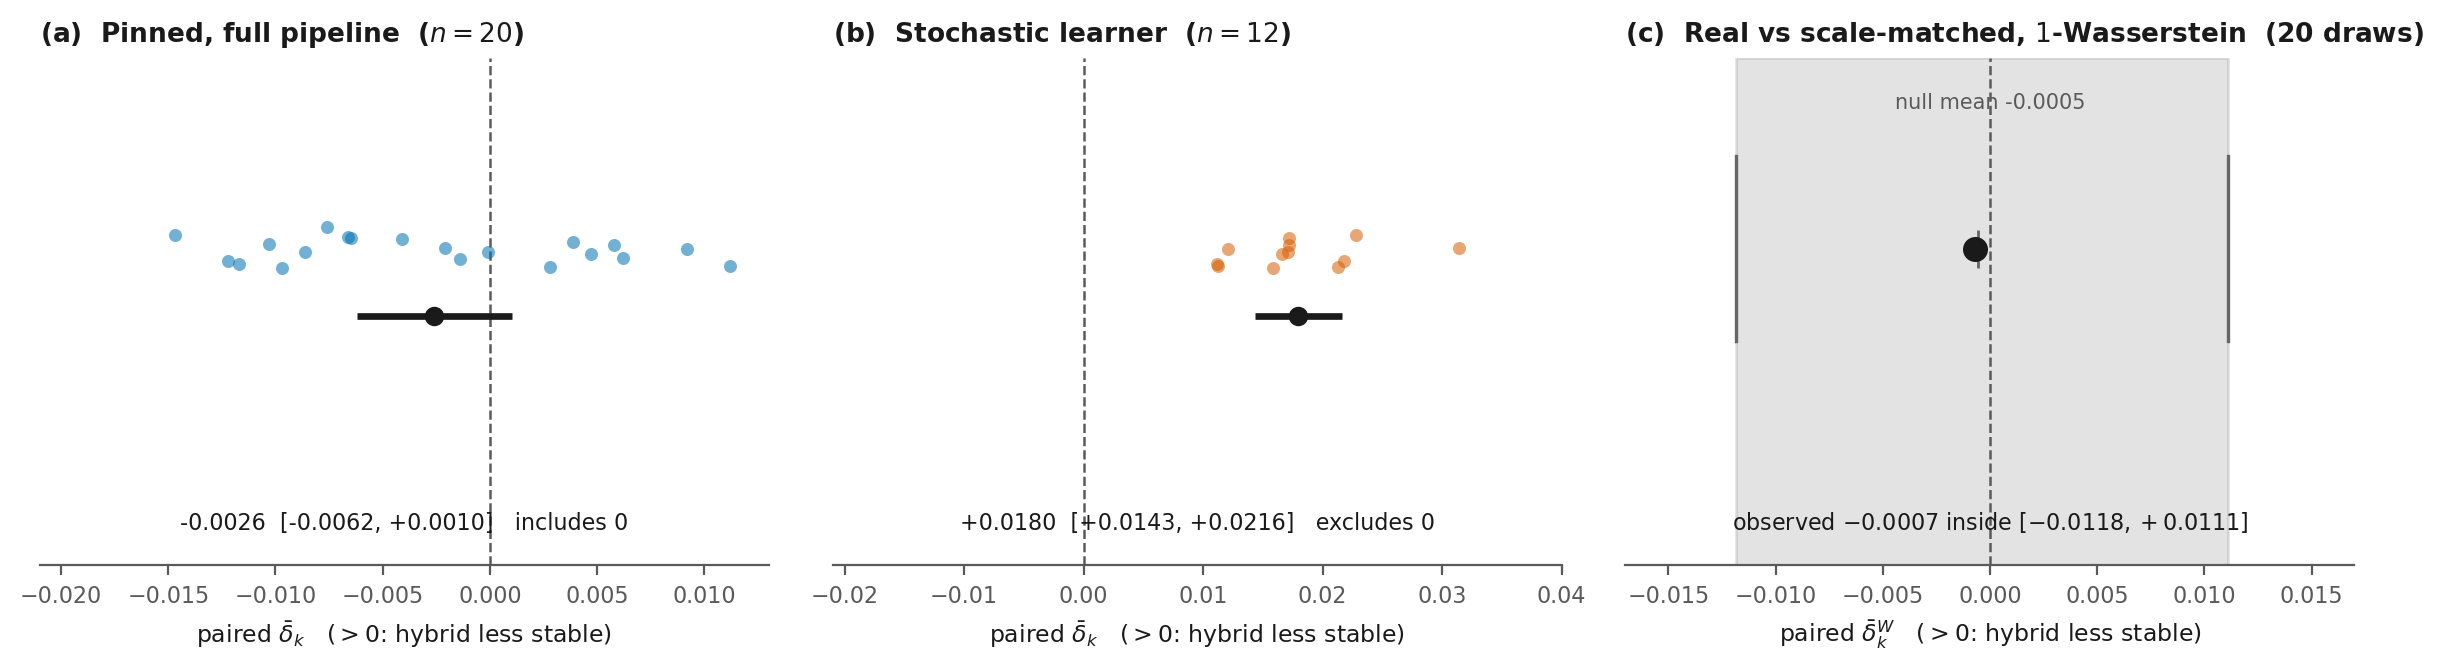

This figure's Python source:
"""Quantlet F3_refit_level_results

The results that carry the paper's inference, in one figure. The panel this
replaces put BH-ranked flagged fractions at the centre, but the paper states those
per-feature flags have no direct inferential interpretation -- so the figure was
foregrounding the one object the text tells the reader not to weight.

Three panels, each an object the paper does act on:

  (a) the twenty full-pipeline replicates under the PINNED learner -- the primary
      estimand; its t-interval includes zero;
  (b) the twelve paired refits under the STOCHASTIC learner -- a different learner
      specification, whose interval excludes zero in the destabilizing direction;
  (c) the real hybrid against the attribution-scale-matched surrogate, read against
      the null built for that contrast's own 550-vs-1,189 geometry.

Read together: no specification supports a stabilization gain, and the apparent
positive under scale-sensitive estimators sits at the centre of its matched null.

Palette: Okabe-Ito subset (worst pairwise CVD separation 11.2 OKLab dE).

Datafile(s): seed_sensitivity.csv, refit_level_inference.csv,
             null_band_scalematched.csv  (all shipped in this folder)
Output:      F3_refit_level_results.pdf, .png
"""
from pathlib import Path

import matplotlib
matplotlib.use("Agg")
import matplotlib.pyplot as plt
import numpy as np
import pandas as pd
from scipy import stats

BLUE, ORANGE, GREY, INK, MUTED = "#0072B2", "#D55E00", "#666666", "#1A1A1A", "#5A5A5A"
HERE = Path(__file__).resolve().parent


def _interval(x):
    n = len(x)
    m, sd = float(np.mean(x)), float(np.std(x, ddof=1))
    se = sd / np.sqrt(n)
    t = float(stats.t.ppf(0.975, n - 1))
    return m, m - t * se, m + t * se


def _dots(ax, x, colour, label, y=0.0):
    m, lo, hi = _interval(x)
    rng = np.random.default_rng(3)
    ax.scatter(x, y + rng.uniform(-0.055, 0.055, len(x)), s=22, color=colour,
               alpha=0.55, zorder=3, linewidths=0)
    ax.plot([lo, hi], [y - 0.16, y - 0.16], color=INK, lw=2.4, zorder=4,
            solid_capstyle="butt")
    ax.plot([m], [y - 0.16], "o", ms=6, color=INK, zorder=5)
    excl = "excludes 0" if (lo > 0 or hi < 0) else "includes 0"
    ax.text(0.5, 0.06, f"{m:+.4f}  [{lo:+.4f}, {hi:+.4f}]   {excl}",
            transform=ax.transAxes, ha="center", va="bottom",
            fontsize=8, color=INK)
    return m, lo, hi


def main():
    matplotlib.rcParams.update({"font.family": "DejaVu Sans", "pdf.fonttype": 42,
                                "ps.fonttype": 42})
    seed = pd.read_csv(HERE / "seed_sensitivity.csv")
    refit = pd.read_csv(HERE / "refit_level_inference.csv")
    band = pd.read_csv(HERE / "null_band_scalematched.csv").iloc[0]

    fig, axes = plt.subplots(1, 3, figsize=(12.0, 3.5))

    # (a) pinned full-pipeline replicates
    ax = axes[0]
    _dots(ax, seed.mean_delta.values, BLUE, "pinned")
    ax.set_title(f"(a)  Pinned, full pipeline  ($n = {len(seed)}$)", fontsize=9.5,
                 weight="bold", color=INK, loc="left")

    # (b) stochastic learner refits
    ax = axes[1]
    _dots(ax, refit.mean_delta.values, ORANGE, "stochastic")
    ax.set_title(f"(b)  Stochastic learner  ($n = {len(refit)}$)", fontsize=9.5,
                 weight="bold", color=INK, loc="left")

    # (c) real vs scale-matched, against its own-geometry null
    ax = axes[2]
    lo, hi, mu = float(band.md_lo), float(band.md_hi), float(band.md_mean)
    ax.axvspan(lo, hi, color=GREY, alpha=0.18, zorder=1)
    ax.plot([lo, lo], [-0.22, 0.22], color=GREY, lw=1.2, zorder=2)
    ax.plot([hi, hi], [-0.22, 0.22], color=GREY, lw=1.2, zorder=2)
    ax.plot([mu], [0.0], "|", ms=14, color=GREY, zorder=3)
    ax.plot([-0.0007], [0.0], "o", ms=8, color=INK, zorder=5)
    ax.text(0.5, 0.06,
            f"observed $-0.0007$ inside $[{lo:+.4f}, {hi:+.4f}]$",
            transform=ax.transAxes, ha="center", va="bottom",
            fontsize=8, color=INK)
    ax.text(0.5, 0.90, f"null mean {mu:+.4f}", transform=ax.transAxes,
            ha="center", fontsize=7.5, color=MUTED)
    ax.set_title(f"(c)  Real vs scale-matched, $1$-Wasserstein  ({int(band.n_draws)} draws)",
                 fontsize=9.5, weight="bold", color=INK, loc="left")

    for ax in axes:
        ax.axvline(0.0, color=MUTED, lw=0.9, ls="--", zorder=1)
        ax.set_ylim(-0.75, 0.45)
        ax.set_yticks([])
        ax.spines[["left", "right", "top"]].set_visible(False)
        ax.spines["bottom"].set_color(MUTED)
        ax.tick_params(axis="x", labelsize=8, colors=MUTED)
        ax.set_xlabel(r"paired $\bar{\delta}_k$   ($>0$: hybrid less stable)"
                      if ax is not axes[2] else
                      r"paired $\bar{\delta}^{W}_k$   ($>0$: hybrid less stable)",
                      fontsize=8.5, color=INK)
    axes[0].set_xlim(-0.021, 0.013)
    axes[1].set_xlim(-0.021, 0.040)
    axes[2].set_xlim(-0.017, 0.017)

    fig.tight_layout()
    for ext in ("pdf", "png"):
        fig.savefig(HERE / f"F3_refit_level_results.{ext}", dpi=200, bbox_inches="tight")
    plt.close(fig)
    print("saved:", HERE / "F3_refit_level_results.pdf")


if __name__ == "__main__":
    main()
